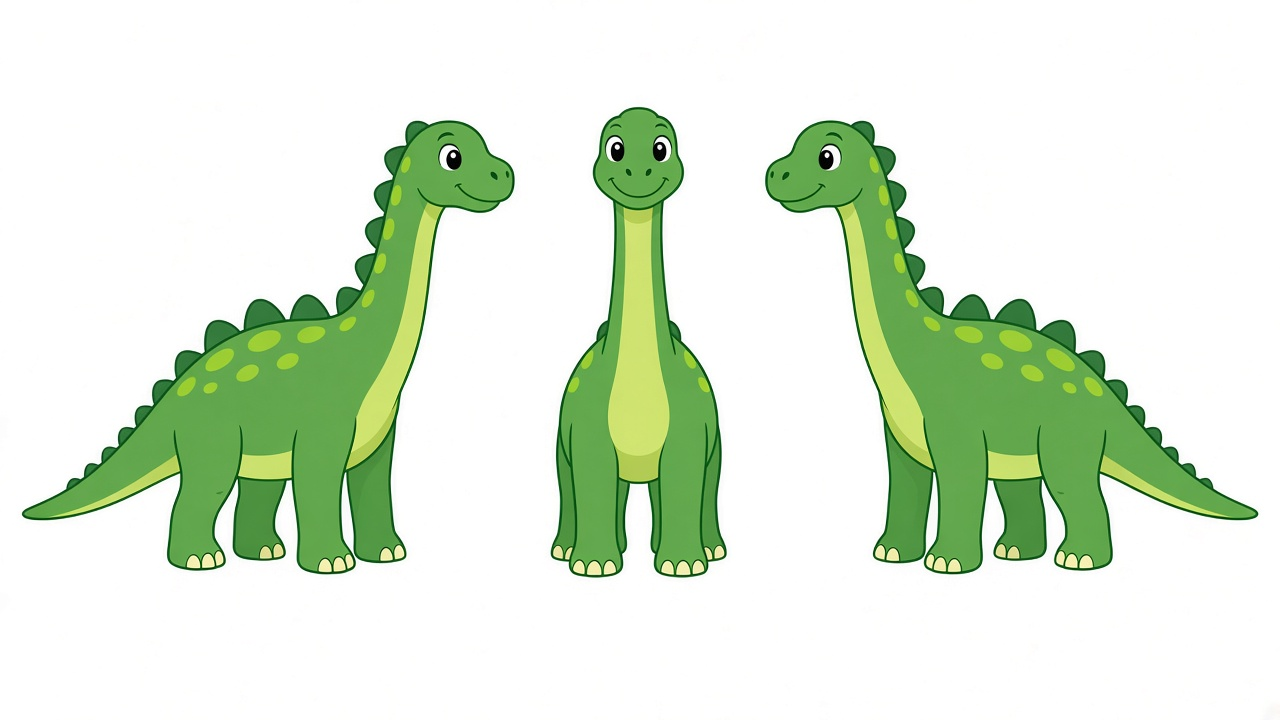
#> input picture tools/art/dino_turnaround_v2.jpg, 1280 x 720 px
$ python make_turn_poses.py
#> lines starting #> are read from the running program, lines starting #| are printed output that depends on the picture; after the words box and inside, x2 and y2 are one past the last pixel; in counts of white or black regions, pixels touching at a corner belong together
### tools/cutout_white.py
#!/usr/bin/env python3
"""Cut a figure out of a white (JPEG) background with soft, halo-free edges.

    python3 tools/cutout_white.py in.jpg out.png

- Background = near-white pixels connected to the border (flood fill), so
  light colours inside the figure (grey hoodie, white soles) stay solid.
- Enclosed holes (e.g. between legs, or arm/ponytail and body): a white
  pocket not touching the border is background too if it is big
  (>= HOLE_MIN px) and mostly flat backdrop white (>= HOLE_FLAT of it within
  4 of pure white). Socks, lace and soles are shaded, so they stay.
- JPEG speckle: only the largest connected figure is kept.
- Edge pixels get alpha from how far they are from white, and their colour
  is unpremultiplied from the white backdrop (no white halo).
"""
import sys

import numpy as np
from PIL import Image, ImageDraw, ImageFilter

BG_T = 18        # "white" for the flood fill (max channel distance from 255)
HOLE_MIN, HOLE_FLAT = 1000, 0.4
SOFT_LO, SOFT_HI = 10, 70   # edge alpha ramp over this distance from white


def cutout(img: Image.Image) -> Image.Image:
    rgb = np.asarray(img.convert("RGB")).astype(np.float64)
    h, w = rgb.shape[:2]
    d = (255.0 - rgb).max(axis=2)
    # 1. Background: near-white and reachable from the border.
    m = Image.fromarray(np.where(d < BG_T, 255, 0).astype(np.uint8))
    m = Image.fromarray(np.pad(np.asarray(m), 1, constant_values=255)).copy()  # (copy: writable for floodfill)
    ImageDraw.floodfill(m, (0, 0), 128)
    bg = (np.asarray(m)[1:-1, 1:-1] == 128)
    # 1b. Big flat-white enclosed pockets are background seen through gaps.
    m = m.copy()
    while True:
        ys, xs = np.nonzero(np.asarray(m) == 255)
        if not len(ys):
            break
        ImageDraw.floodfill(m, (int(xs[0]), int(ys[0])), 100)
        comp = np.asarray(m)[1:-1, 1:-1] == 100
        if comp.sum() >= HOLE_MIN and (d[comp] < 4).mean() >= HOLE_FLAT:
            bg |= comp
        ImageDraw.floodfill(m, (int(xs[0]), int(ys[0])), 50)
    # 2. Keep only the largest blob of figure (drops JPEG specks).
    fig = ~bg
    ys, xs = np.nonzero(fig)
    lab = Image.fromarray(np.where(fig, 255, 0).astype(np.uint8)).copy()
    best, best_n, seen = None, 0, np.zeros_like(fig)
    for y, x in zip(ys[:: max(1, len(ys) // 400)], xs[:: max(1, len(xs) // 400)]):
        if seen[y, x]:
            continue
        tmp = lab.copy()
        ImageDraw.floodfill(tmp, (int(x), int(y)), 100)
        comp = np.asarray(tmp) == 100
        seen |= comp
        if comp.sum() > best_n:
            best, best_n = comp, comp.sum()
    fig = best
    # 3. Soft edge: a 2 px band at the boundary takes alpha from distance to white.
    edge = np.asarray(Image.fromarray((~fig * 255).astype(np.uint8)).filter(ImageFilter.MaxFilter(5))) > 0
    alpha = np.where(fig, 1.0, 0.0)
    ramp = np.clip((d - SOFT_LO) / (SOFT_HI - SOFT_LO), 0.0, 1.0)
    near = edge & (fig | (np.asarray(Image.fromarray((fig * 255).astype(np.uint8)).filter(ImageFilter.MaxFilter(3))) > 0))
    alpha = np.where(near, ramp, alpha)
    # 4. Unpremultiply the white out of the edge colour.
    a = alpha[..., None]
    col = np.where(a > 0.02, (rgb - (1.0 - a) * 255.0) / np.maximum(a, 0.02), 0.0)
    out = np.concatenate([np.clip(col, 0, 255), alpha[..., None] * 255.0], axis=2)
    res = Image.fromarray((out + 0.5).astype(np.uint8), "RGBA")
    return res.crop(res.split()[3].getbbox())


# [2 lines that do not run on import are left out]

### tools/make_turn_poses.py
#!/usr/bin/env python3
"""Cut the three turn poses out of tools/art/dino_turnaround_v2.jpg (or the file named
on the command line; white
background, grey ground line) into assets/:
  dino_turn_34_right.png  three-quarter, facing right-front
  dino_turn_front.png     facing the camera
  dino_turn_34_left.png   three-quarter, facing left-front
Each PNG is cropped to the figure; the feet sit on the bottom edge."""
import os
import sys

import numpy as np
from PIL import Image

sys.path.insert(0, os.path.dirname(os.path.abspath(__file__)))
from cutout_white import cutout  # noqa: E402

ROOT = os.path.dirname(os.path.dirname(os.path.abspath(__file__)))
SRC = os.path.join(ROOT, "tools", "art", sys.argv[1] if len(sys.argv) > 1 else "dino_turnaround_v2.jpg")
NAMES = ["dino_turn_34_right.png", "dino_turn_front.png", "dino_turn_34_left.png"]
GROUND = (540, 566)          # rows holding the grey ground line

im = np.asarray(Image.open(SRC).convert("RGB")).copy()
#> im is the input picture: shape (720, 1280, 3); mean R, G, B 220.9, 234.6, 214.3
band = im[GROUND[0]:GROUND[1]].astype(int)
grey = (band.max(axis=2) - band.min(axis=2) < 40) & (band.min(axis=2) > 90)
band[grey] = 255
im[GROUND[0]:GROUND[1]] = band.astype(np.uint8)
#> im: shape (720, 1280, 3); 0.54% of pixels changed, all inside (x1, y1, x2, y2) = (0, 540, 1252, 566)
# split at the two widest empty column gaps between the figures
occ = ((255 - im.astype(int)).max(axis=2) > 30).any(axis=0)
gaps, start = [], None
for x, o in enumerate(list(occ) + [True]):
    if not o and start is None:
        start = x
    elif o and start is not None:
        if start > 0 and x < len(occ):
            gaps.append((x - start, (start + x) // 2))
        start = None
#> this loop made 1281 passes
#> o on passes 1 to 12: False, False, False, False, False, False, False, False, False, False, False, False
#> after the loop, gaps = [(36, 533), (39, 745)]
cuts = sorted(c for _, c in sorted(gaps)[-2:])
#> cuts = [533, 745]
SPLITS = [(0, cuts[0]), (cuts[0], cuts[1]), (cuts[1], im.shape[1])]
#> SPLITS = [(0, 533), (533, 745), (745, 1280)]
print("splits", SPLITS)
#| splits [(0, 533), (533, 745), (745, 1280)]
for (x0, x1), name in zip(SPLITS, NAMES):
    part = Image.fromarray(im[:, x0:x1])
    out = cutout(part)
    out.save(os.path.join(ROOT, "assets", name))
    print(name, out.size)
#> this loop made 3 passes
#> (x0, x1, name, w in cutout) on passes 1 to 3: (0, 533, 'dino_turn_34_right.png', 533), (533, 745, 'dino_turn_front.png', 212), (745, 1280, 'dino_turn_34_left.png', 535)
#| dino_turn_34_right.png (496, 456)
#| dino_turn_front.png (175, 473)
#| dino_turn_34_left.png (496, 456)
#> pass 1, `part = Image.fromarray(im[:, x0:x1])`:
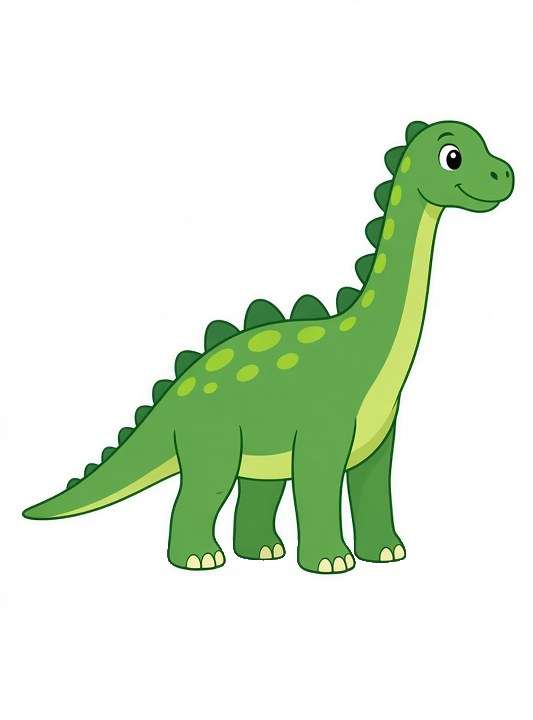
#> part: PIL image 533x720 RGB; mean R, G, B 223, 235.8, 217.2
#> pass 1, in cutout, `d = (255.0 - rgb).max(axis=2)`:
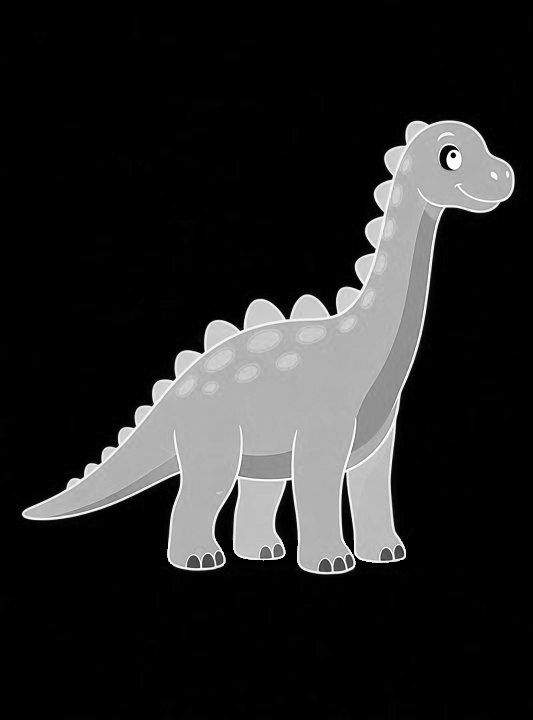
#> d: shape (720, 533) float64; min 0, max 255, mean 38
#> pass 1, in cutout, `m = Image.fromarray(np.where(d < BG_T, 255, 0).astype(np.uint8))`:
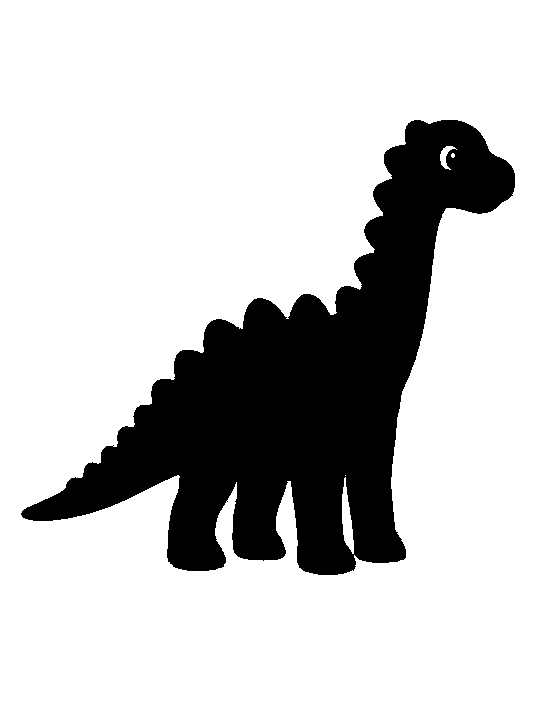
#> m: PIL image 533x720 L; 79% white; 1 black region, box (x1, y1, x2, y2) and area: (21, 120, 515, 575) 80570
#> after the loop:
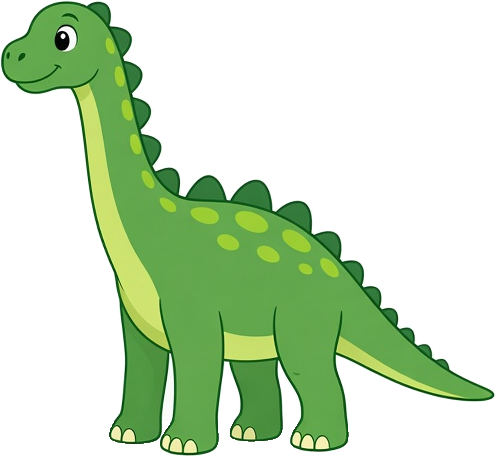
#> out: PIL image 496x456 RGBA; mean R, G, B, A 37.5, 59.9, 27.9, 91.3; transparent parts drawn white
#> after the loop:
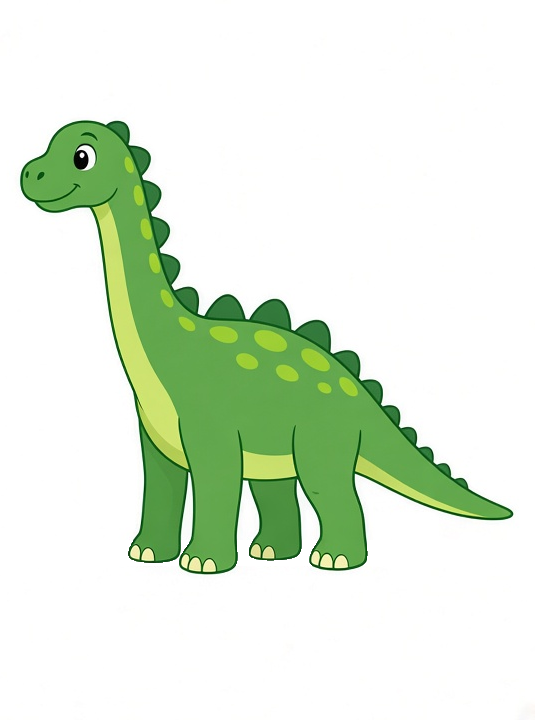
#> part: PIL image 535x720 RGB; mean R, G, B 223.1, 235.9, 217.3
